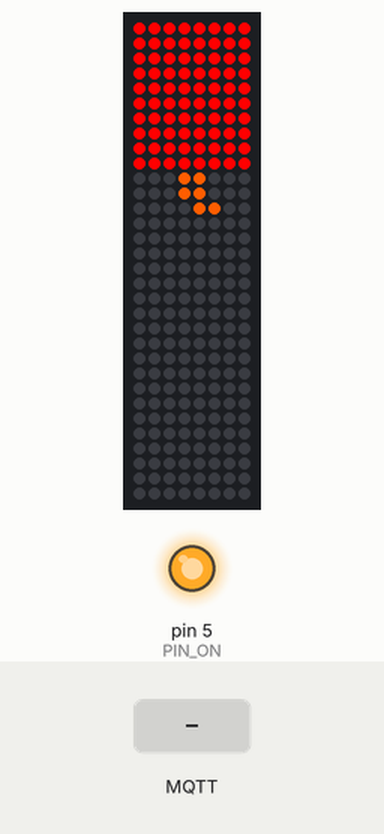
A sketch run on a simulated Arduino Uno, built with avr-gcc and run on an emulated ATmega328P. Shown: 8×32 RGB LED matrix (first LED top left, wired row by row), output pins drawn as LEDs (lit = HIGH). The test bench sets the inputs (shaded band). No MQTT or app messages arrive unless stated; not simulated (calls return 0 or success): credentials.h; pins used as bus, display or sensor lines are not drawn.

Above: at 2.4 s.
2.5 s: MQTT message "90" arrives on the first subscribed topic
At 4.39 s:
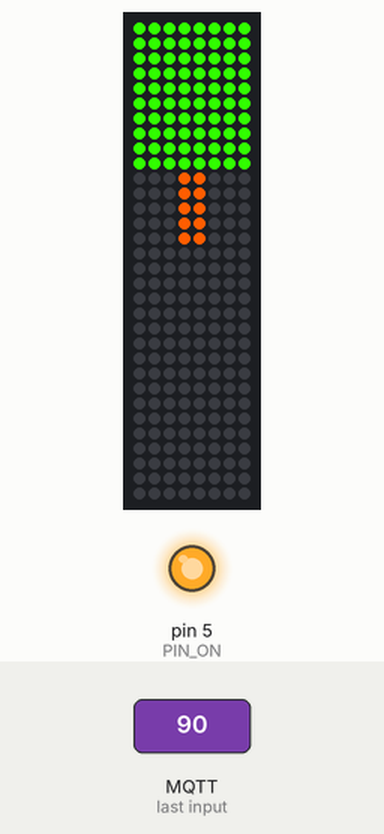
4.5 s: MQTT message "200" arrives on the first subscribed topic
At 5.06 s:
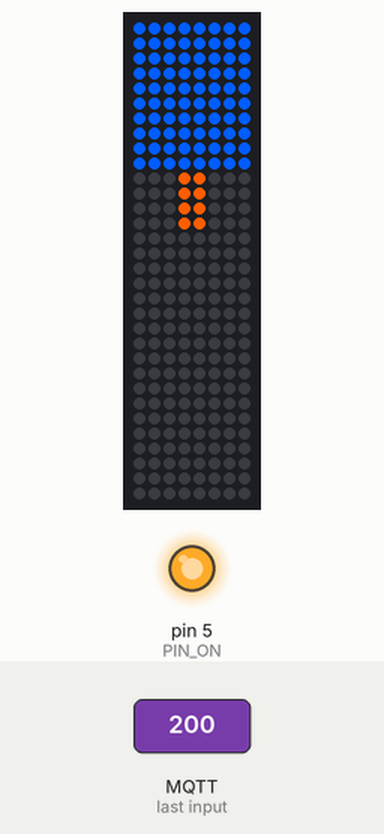
6.6 s: MQTT message "0" arrives on the second subscribed topic
At 7.24 s:
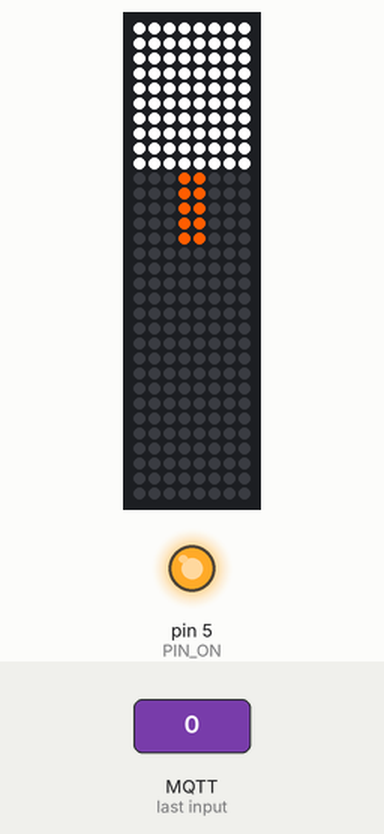
8.4 s: MQTT message "0" arrives on the third subscribed topic
At 8.8 s:
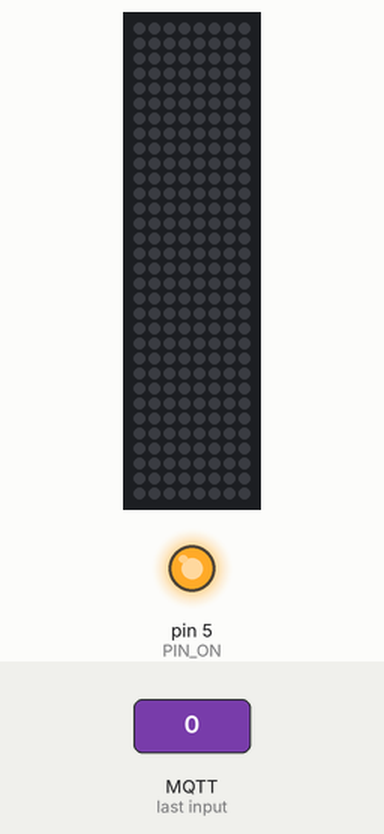
Timing chart, 0 to 11.0 s (numbered marks = the images above; inputs shaded):
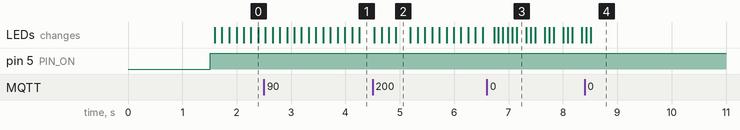

The sketch:

esp-mqtt-neomatrix-candle.ino
```cpp
#include <Adafruit_NeoMatrix.h>
#include <credentials.h>
#include <EspMQTTClient.h>

#define CLIENT_NAME "espMatrixCandle"
const bool MQTT_RETAINED = true;

EspMQTTClient client(
    WIFI_SSID,
    WIFI_PASSWORD,
    MQTT_SERVER,
    MQTT_USERNAME, // Can be omitted if not needed
    MQTT_PASSWORD, // Can be omitted if not needed
    CLIENT_NAME,   // Client name that uniquely identify your device
    1883           // The MQTT port, default to 1883. this line can be omitted
);

#define BASIC_TOPIC CLIENT_NAME "/"
#define BASIC_TOPIC_SET BASIC_TOPIC "set/"
#define BASIC_TOPIC_STATUS BASIC_TOPIC "status/"

const int PIN_MATRIX = 13; // D7
const int PIN_ON = 5;      // D1

// MATRIX DECLARATION:
// Parameter 1 = width of NeoPixel matrix
// Parameter 2 = height of matrix
// Parameter 3 = pin number (most are valid)
// Parameter 4 = matrix layout flags, add together as needed:
//   NEO_MATRIX_TOP, NEO_MATRIX_BOTTOM, NEO_MATRIX_LEFT, NEO_MATRIX_RIGHT:
//     Position of the FIRST LED in the matrix; pick two, e.g.
//     NEO_MATRIX_TOP + NEO_MATRIX_LEFT for the top-left corner.
//   NEO_MATRIX_ROWS, NEO_MATRIX_COLUMNS: LEDs are arranged in horizontal
//     rows or in vertical columns, respectively; pick one or the other.
//   NEO_MATRIX_PROGRESSIVE, NEO_MATRIX_ZIGZAG: all rows/columns proceed
//     in the same order, or alternate lines reverse direction; pick one.
//   See example below for these values in action.
// Parameter 5 = pixel type flags, add together as needed:
//   NEO_KHZ800  800 KHz bitstream (most NeoPixel products w/WS2812 LEDs)
//   NEO_KHZ400  400 KHz (classic 'v1' (not v2) FLORA pixels, WS2811 drivers)
//   NEO_GRB     Pixels are wired for GRB bitstream (most NeoPixel products)
//   NEO_RGB     Pixels are wired for RGB bitstream (v1 FLORA pixels, not v2)

// Example for NeoPixel Shield.  In this application we'd like to use it
// as a 5x8 tall matrix, with the USB port positioned at the top of the
// Arduino.  When held that way, the first pixel is at the top right, and
// lines are arranged in columns, progressive order.  The shield uses
// 800 KHz (v2) pixels that expect GRB color data.
Adafruit_NeoMatrix matrix = Adafruit_NeoMatrix(8, 32, PIN_MATRIX,
  NEO_MATRIX_BOTTOM  + NEO_MATRIX_RIGHT +
  NEO_MATRIX_ROWS    + NEO_MATRIX_ZIGZAG,
  NEO_GRB            + NEO_KHZ800);

const int CANDLE_HEIGHT = 5;
const int HEIGHT_MAX = 32 - CANDLE_HEIGHT;
const float HEIGHT_PERCENTAGE_FACTOR = 100.0 / HEIGHT_MAX;

uint16_t hue = 0;
uint8_t sat = 100;
uint8_t bri = 15;
uint8_t height = 10;
boolean lit = true;
boolean on = true;

void setup() {
  pinMode(LED_BUILTIN, OUTPUT); // Initialize the BUILTIN_LED pin as an output
  pinMode(PIN_ON, OUTPUT);
  Serial.begin(115200);
  matrix.begin();

  client.enableDebuggingMessages();
  client.enableHTTPWebUpdater();
  client.enableOTA();
  client.enableLastWillMessage(BASIC_TOPIC "connected", "0", MQTT_RETAINED);
}

float calc_height_to_percentage() { return height * HEIGHT_PERCENTAGE_FACTOR; }
uint8_t calc_height_from_percentage(float percentage) { return percentage / HEIGHT_PERCENTAGE_FACTOR; }

void onConnectionEstablished() {
  client.subscribe(BASIC_TOPIC_SET "hue", [](const String &payload) {
    int parsed = strtol(payload.c_str(), 0, 10);
    uint16_t newValue = parsed % 360;
    if (hue != newValue) {
      hue = newValue;
      client.publish(BASIC_TOPIC_STATUS "hue", String(hue), MQTT_RETAINED);
    }
  });

  client.subscribe(BASIC_TOPIC_SET "sat", [](const String &payload) {
    int parsed = strtol(payload.c_str(), 0, 10);
    uint8_t newValue = max(0, min(100, parsed));
    if (sat != newValue) {
      sat = newValue;
      client.publish(BASIC_TOPIC_STATUS "sat", String(sat), MQTT_RETAINED);
    }
  });

  client.subscribe(BASIC_TOPIC_SET "bri", [](const String &payload) {
    int parsed = strtol(payload.c_str(), 0, 10);
    uint8_t newValue = max(0, min(255, parsed));
    if (bri != newValue) {
      bri = newValue;
      matrix.setBrightness(bri * on);
      client.publish(BASIC_TOPIC_STATUS "bri", String(bri), MQTT_RETAINED);
    }
  });

  client.subscribe(BASIC_TOPIC_SET "on", [](const String &payload) {
    boolean newValue = payload != "0";
    if (on != newValue) {
      on = newValue;
      matrix.setBrightness(bri * on);
      client.publish(BASIC_TOPIC_STATUS "on", String(on), MQTT_RETAINED);
    }
  });

  client.subscribe(BASIC_TOPIC_SET "lit", [](const String &payload) {
    boolean newValue = payload != "0";
    if (lit != newValue) {
      lit = newValue;
      client.publish(BASIC_TOPIC_STATUS "lit", lit ? "1" : "0", MQTT_RETAINED);
    }
  });

  client.subscribe(BASIC_TOPIC_SET "height", [](const String &payload) {
    int parsed = strtol(payload.c_str(), 0, 10);
    uint8_t newValue = max(0, min(HEIGHT_MAX, parsed));
    if (height != newValue) {
      height = newValue;
      client.publish(BASIC_TOPIC_STATUS "height", String(height), MQTT_RETAINED);
      client.publish(BASIC_TOPIC_STATUS "height-percentage", String(calc_height_to_percentage()), MQTT_RETAINED);
    }
  });

  client.subscribe(BASIC_TOPIC_SET "height-percentage", [](const String &payload) {
    float parsed = strtod(payload.c_str(), NULL);
    float percentage = max(0.0f, min(100.0f, parsed));
    uint8_t newValue = calc_height_from_percentage(percentage);
    if (height != newValue) {
      height = newValue;
      client.publish(BASIC_TOPIC_STATUS "height", String(height), MQTT_RETAINED);
      client.publish(BASIC_TOPIC_STATUS "height-percentage", String(calc_height_to_percentage()), MQTT_RETAINED);
    }
  });

  client.publish(BASIC_TOPIC "connected", "2", MQTT_RETAINED);
  client.publish(BASIC_TOPIC_STATUS "hue", String(hue), MQTT_RETAINED);
  client.publish(BASIC_TOPIC_STATUS "sat", String(sat), MQTT_RETAINED);
  client.publish(BASIC_TOPIC_STATUS "bri", String(bri), MQTT_RETAINED);
  client.publish(BASIC_TOPIC_STATUS "height", String(height), MQTT_RETAINED);
  client.publish(BASIC_TOPIC_STATUS "height-percentage", String(calc_height_to_percentage()), MQTT_RETAINED);
  client.publish(BASIC_TOPIC_STATUS "lit", lit ? "1" : "0", MQTT_RETAINED);
  client.publish(BASIC_TOPIC_STATUS "on", on ? "1" : "0", MQTT_RETAINED);
}

void drawHorizontalLine(int16_t y, int16_t x_start, int16_t x_end, uint16_t color) {
  for (auto x = x_start; x <= x_end; x++) {
    matrix.drawPixel(x, y, color);
  }
}

void drawCandle() {
  auto candle_color = ColorHSV(hue * 182, sat * 2.55, 255);

  for (uint16_t y = 0; y < height; y++) {
    drawHorizontalLine(y, 0, 7, candle_color);
  }

  if (lit) {
    auto flame_color = ColorHSV(40 * 182, 255, 255);
    int flame_height = millis() % CANDLE_HEIGHT;
    int flame_direction = millis() % 4;
    int flame_move_height = millis() % 3;

    for (int i = 0; i <= flame_height; i++) {
      int left = 3;

      if (i > flame_move_height) {
        if (flame_direction == 0) {
          left -= 1;
        } else if (flame_direction == 1) {
          left += 1;
        }
      }

      drawHorizontalLine(height + i, left, left + 1, flame_color);
    }
  }
}

void loop() {
  client.loop();
  digitalWrite(LED_BUILTIN, client.isConnected() ? HIGH : LOW);
  digitalWrite(PIN_ON, on ? HIGH : LOW);

  matrix.fillScreen(0);
  drawCandle();

  matrix.show();
  delay(40);
}

uint16_t ColorHSV(uint16_t hue, uint8_t sat, uint8_t val) {
  uint8_t r, g, b, r2, g2, b2;

  // Remap 0-65535 to 0-1529. Pure red is CENTERED on the 64K rollover;
  // 0 is not the start of pure red, but the midpoint...a few values above
  // zero and a few below 65536 all yield pure red (similarly, 32768 is the
  // midpoint, not start, of pure cyan). The 8-bit RGB hexcone (256 values
  // each for red, green, blue) really only allows for 1530 distinct hues
  // (not 1536, more on that below), but the full unsigned 16-bit type was
  // chosen for hue so that one's code can easily handle a contiguous color
  // wheel by allowing hue to roll over in either direction.
  hue = (hue * 1530L + 32768) / 65536;

  // Convert hue to R,G,B (nested ifs faster than divide+mod+switch):
  if (hue < 510) {         // Red to Green-1
    b = 0;
    if (hue < 255) {       //   Red to Yellow-1
      r = 255;
      g = hue;             //     g = 0 to 254
    } else {               //   Yellow to Green-1
      r = 510 - hue;       //     r = 255 to 1
      g = 255;
    }
  } else if (hue < 1020) { // Green to Blue-1
    r = 0;
    if (hue < 765) {       //   Green to Cyan-1
      g = 255;
      b = hue - 510;       //     b = 0 to 254
    } else {               //   Cyan to Blue-1
      g = 1020 - hue;      //     g = 255 to 1
      b = 255;
    }
  } else if (hue < 1530) { // Blue to Red-1
    g = 0;
    if (hue < 1275) {      //   Blue to Magenta-1
      r = hue - 1020;      //     r = 0 to 254
      b = 255;
    } else {               //   Magenta to Red-1
      r = 255;
      b = 1530 - hue;      //     b = 255 to 1
    }
  } else {                 // Last 0.5 Red (quicker than % operator)
    r = 255;
    g = b = 0;
  }

  // Apply saturation and value to R,G,B
  uint32_t v1 = 1 + val;  // 1 to 256; allows >>8 instead of /255
  uint16_t s1 = 1 + sat;  // 1 to 256; same reason
  uint8_t s2 = 255 - sat; // 255 to 0

  r2 = ((((r * s1) >> 8) + s2) * v1) >> 8;
  g2 = ((((g * s1) >> 8) + s2) * v1) >> 8;
  b2 = ((((b * s1) >> 8) + s2) * v1) >> 8;
  return matrix.Color(r2, g2, b2);
}
```

Measured:
- after the input at 2.5 s, the LEDs: first differ from a run without the input after 0.16 s (image 1 shows a later state)
- after the input at 4.5 s, the LEDs: first differ from a run without the input after 0.17 s (image 2 shows a later state)
- after the input at 6.6 s, the LEDs: first change after 0.14 s (image 3 shows a later state)
- after the input at 8.4 s, the LEDs: first differ from a run without the input after 0.11 s (image 4)
